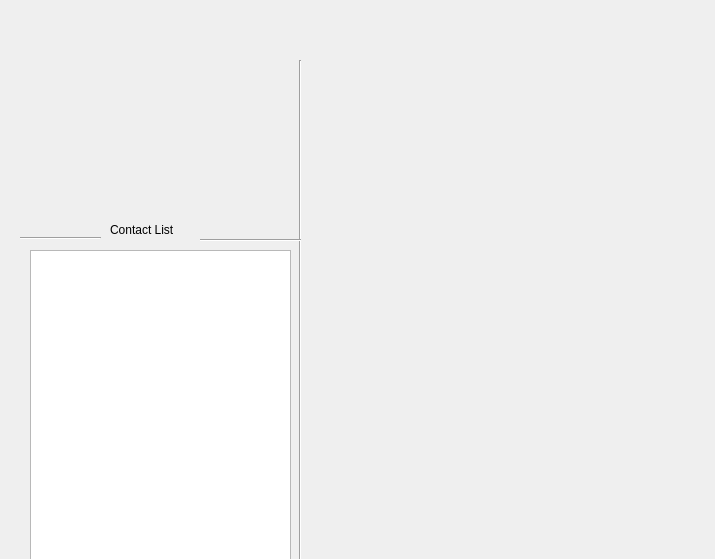
<?xml version="1.0" encoding="UTF-8"?>
<ui version="4.0">
 <class>ContactView</class>
 <widget class="QWidget" name="ContactView">
  <property name="geometry">
   <rect>
    <x>0</x>
    <y>0</y>
    <width>715</width>
    <height>559</height>
   </rect>
  </property>
  <property name="windowTitle">
   <string>Form</string>
  </property>
  <widget class="Line" name="line_2">
   <property name="geometry">
    <rect>
     <x>290</x>
     <y>60</y>
     <width>20</width>
     <height>511</height>
    </rect>
   </property>
   <property name="orientation">
    <enum>Qt::Vertical</enum>
   </property>
  </widget>
  <widget class="QListWidget" name="contactList">
   <property name="geometry">
    <rect>
     <x>30</x>
     <y>250</y>
     <width>261</width>
     <height>311</height>
    </rect>
   </property>
   <property name="lineWidth">
    <number>0</number>
   </property>
  </widget>
  <widget class="Line" name="line">
   <property name="geometry">
    <rect>
     <x>20</x>
     <y>230</y>
     <width>81</width>
     <height>16</height>
    </rect>
   </property>
   <property name="orientation">
    <enum>Qt::Horizontal</enum>
   </property>
  </widget>
  <widget class="QLabel" name="label">
   <property name="geometry">
    <rect>
     <x>110</x>
     <y>220</y>
     <width>141</width>
     <height>20</height>
    </rect>
   </property>
   <property name="text">
    <string>Contact List</string>
   </property>
  </widget>
  <widget class="Line" name="line_3">
   <property name="geometry">
    <rect>
     <x>200</x>
     <y>230</y>
     <width>101</width>
     <height>20</height>
    </rect>
   </property>
   <property name="orientation">
    <enum>Qt::Horizontal</enum>
   </property>
  </widget>
 </widget>
 <resources/>
 <connections/>
</ui>
